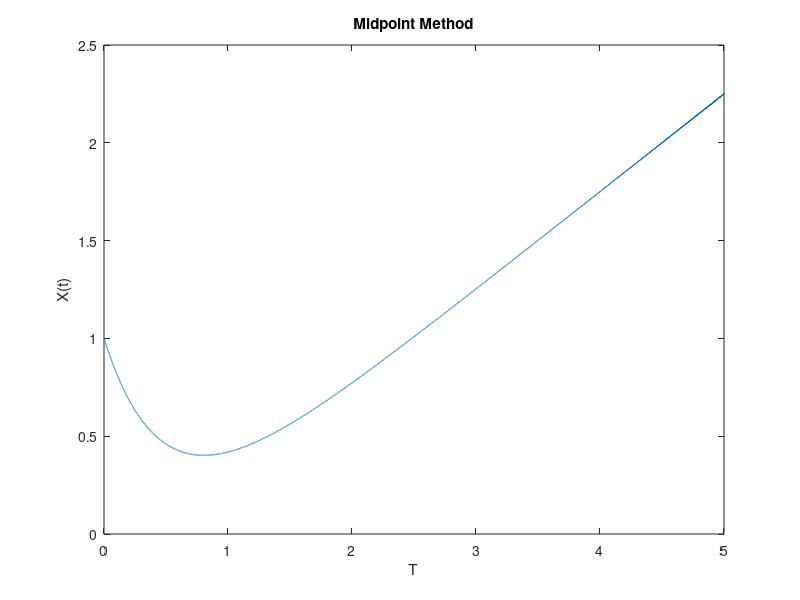

This figure's MATLAB source:
% Solving the a x'=b x + c t ODE by using the midpoint method
clear;

%  Coefficients of equation a x'=b x + c t
a=1.;
b=-2.;
c=1.;

%  Initial and Final Times
tinit= 0.;
tmax=5.; 

%  Number of Time Steps
maxt = 30000;
dt = (tmax-tinit)/maxt;

%  Initial Condition
x(2)=1.;
x(1)=1.0-dt*((b*x(2)+c*tinit)/a);
t(2)=tinit;

%  Time Loop
for j=2:(maxt+1);
x(j+1)=x(j-1)+2.*dt*((b*x(j)+c*t(j))/a);
t(j+1)=tinit+(j-1)*dt;
end;

plot(t,x)
title('Midpoint Method')
xlabel('T')
ylabel('X(t)')